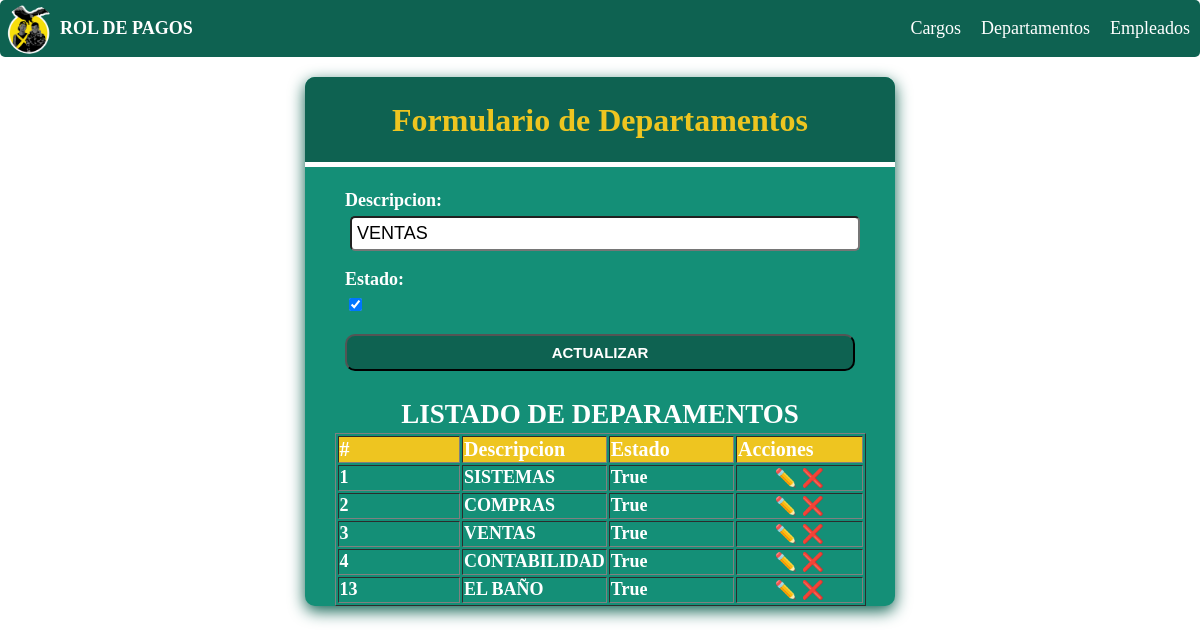
The app's page /editar_departamento/3 with its own data.
### appnomina/models.py (models this page shows, shortened)
class Departamento(models.Model):
    descripcion = models.CharField(max_length=100, blank=False, null=True)
    estado = models.BooleanField(default=True)
    fecha_creacion = models.DateTimeField(auto_now_add=False, auto_now=True)
    class Meta:
        verbose_name = "Departamento"
        verbose_name_plural = "Departamentos"
        ordering = ['id']

### appnomina/views.py (the view)
# urls.py: path('editar_departamento/<int:id>',editarDepartamento,name="editar_departamento"),
def editarDepartamento(request,id):
    error,departamento_form=None,None
    try:
        departamento = Departamento.objects.get(id=id)
        if request.method == "GET":
            departamento_form = DepartamentoForm(instance=departamento)
        else:
            departamento_form = DepartamentoForm(request.POST,instance=departamento)
            if departamento_form.is_valid():
                departamento_form.save()
                return redirect('departamento')
    except Exception as e:
        error=e
    departamentos = Departamento.objects.all()
    return render (request, "pages/departamento.html",{'departamentoForm':departamento_form,'departamentos':departamentos,'accion':'Actualizar'})

### appnomina/forms.py
class DepartamentoForm(forms.ModelForm):
    class Meta:
        model = Departamento
        fields = ['descripcion','estado']
        widgets = {
            'descripcion':forms.TextInput(attrs={
                'placeholder':'Ingrese Departamento',
                'class':'form-group',
                'required':True
            }),
        }

### templates/pages/departamento.html (shortened to what this page needs)
{% extends "inicio.html" %}
{% load static %}
{% block css %}
<link rel="stylesheet" href="{% static 'css/form.css' %}" />
{% endblock %}
{% block contenido %}
<section class="form-container">
  <div class="form-header">
    <h1>Formulario de Departamentos</h1>
  </div>
  <form method="POST" id="form-departamento" class="form">
    {{ departamentoForm.as_p}}
    <button
    id="enviar"
    type="submit"
    name="enviar">
      {{accion}}
    </button>
  </form>
  <div class="consulta none table-responsive" id="consulta">
    <h2>Listado de Deparamentos</h2>
    <table class="consulta-est" id="consulta-est" border="1">
      <thead>
        <th>#</th>
        <th>Descripcion</th>
        <th>Estado</th>
        <th>Acciones</th>
      </thead>
      <tbody class="detalle-est" id="detalle-est">
        {% for departamento in departamentos %}
        <tr>
          <td>{{departamento.id}}</td>
          <td>{{departamento.descripcion}}</td>
          <td>{{departamento.estado}}</td>
          <td class="acciones">
            <a href="{% url 'editar_departamento' departamento.id %}">✏️</a>
            <a href="{% url 'eliminar_departamento' departamento.id %}">❌</a>
          </td>
        </tr>
        {% endfor %}
      </tbody>
    </table>
  </div>
</section>
{% endblock %}

### static/css/main.css (style rules this page uses)
:root { --primary-color: #0E6251; --secundary-color: #9c000e; --boton-success:#81f0b2; --boton-secundary:#148F77; --boton-warning:#eec520; --boton-cancelar:#fe4093; --font-size:18px; --font-color:#000; --font-color-reverse:#fff; }
html { box-sizing: border-box; font-size: var(--font-size); scroll-behavior: smooth; color:var(--font-color); }
*,*:before,*:after { box-sizing: inherit; }
body { margin:0; overflow-x: hidden; box-sizing: inherit; background: url("../img/m.png"); background-size: cover; }
a { text-decoration: none; color:var(--font-color-reverse) }

### static/css/form.css (style rules this page uses)
.form-container { background-color: var(--boton-secundary); max-width: 50%; min-width: 240px; border-radius: 10px; box-shadow: 0px 5px 16px 0px var(--primary-color); overflow: hidden; color: var(--font-color-reverse); font-weight: 900; margin: 0 auto; }
.form-header { background: var(--primary-color); padding: 1px; text-align: center; border-bottom: 5px solid var(--font-color-reverse); line-height:30px; }
.form-header h1 { color: var(--boton-warning); font-size: 32px; }
form { padding: 5px 40px; }
.form-group input, .form-group select, .form-group textarea, .form-group { display: block; width: 100%; padding: 5px; margin: 5px; font-size: 1rem; border-radius: 5px; }
.form label { margin: 5px auto; display: block; }
.form button { display: block; width: 100%; padding: 8px; background: var(--primary-color); border-radius: 10px; color: var(--font-color-reverse); cursor: pointer; font-weight: 900; font-size: 15px; text-transform: uppercase; transition: background-color 0.3s ease-in-out; }
.table-responsive { width: 100%; overflow-y: hidden; -ms-overflow-style: -ms-autohiding-scrollbar; display: flex; flex-direction:column; justify-content: center; align-items: center; }
.consulta h2 { color: var(--font-color-reverse); text-transform: uppercase; margin-bottom: 3px; }
.consulta-est { width: 90%; }
.consulta-est th { background-color: var(--boton-warning); color:var(--font-color-reverse); font-size:20px; text-align: center; }
.consulta-est th, td { width: 25%; text-align: left; }
.detalle-est .acciones { text-align: center; }

### records on screen
Departamento: descripcion "VENTAS", estado "☑", id "3", estado "True"
Departamento: id "1", descripcion "SISTEMAS", estado "True"
Departamento: id "2", descripcion "COMPRAS", estado "True"
Departamento: id "4", descripcion "CONTABILIDAD", estado "True"
Departamento: id "13", descripcion "EL BAÑO", estado "True"

### other values on screen
{{ accion }} "ACTUALIZAR"
